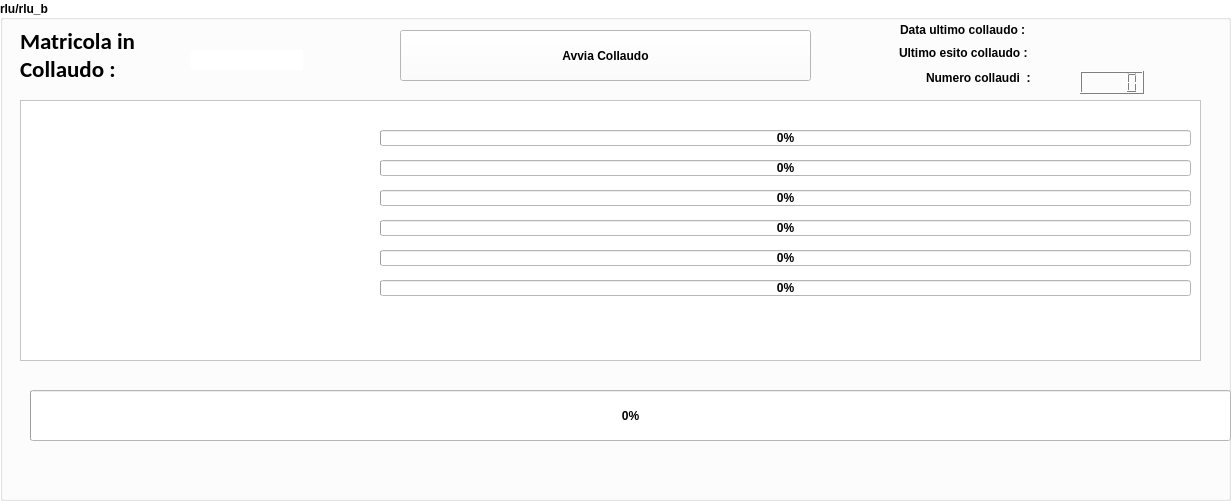
   <widget class="QGroupBox" name="groupBox">
    <property name="enabled">
     <bool>true</bool>
    </property>
    <property name="geometry">
     <rect>
      <x>30</x>
      <y>300</y>
      <width>1231</width>
      <height>501</height>
     </rect>
    </property>
    <property name="palette">
     <palette>
      <active>
       <colorrole role="WindowText">
        <brush brushstyle="SolidPattern">
         <color alpha="255">
          <red>0</red>
          <green>0</green>
          <blue>0</blue>
         </color>
        </brush>
       </colorrole>
       <colorrole role="Button">
        <brush brushstyle="SolidPattern">
         <color alpha="255">
          <red>255</red>
          <green>255</green>
          <blue>255</blue>
         </color>
        </brush>
       </colorrole>
       <colorrole role="Light">
        <brush brushstyle="SolidPattern">
         <color alpha="255">
          <red>255</red>
          <green>255</green>
          <blue>255</blue>
         </color>
        </brush>
       </colorrole>
       <colorrole role="Midlight">
        <brush brushstyle="SolidPattern">
         <color alpha="255">
          <red>255</red>
          <green>255</green>
          <blue>255</blue>
         </color>
        </brush>
       </colorrole>
       <colorrole role="Dark">
        <brush brushstyle="SolidPattern">
         <color alpha="255">
          <red>127</red>
          <green>127</green>
          <blue>127</blue>
         </color>
        </brush>
       </colorrole>
       <colorrole role="Mid">
        <brush brushstyle="SolidPattern">
         <color alpha="255">
          <red>170</red>
          <green>170</green>
          <blue>170</blue>
         </color>
        </brush>
       </colorrole>
       <colorrole role="Text">
        <brush brushstyle="SolidPattern">
         <color alpha="255">
          <red>0</red>
          <green>0</green>
          <blue>0</blue>
         </color>
        </brush>
       </colorrole>
       <colorrole role="BrightText">
        <brush brushstyle="SolidPattern">
         <color alpha="255">
          <red>255</red>
          <green>255</green>
          <blue>255</blue>
         </color>
        </brush>
       </colorrole>
       <colorrole role="ButtonText">
        <brush brushstyle="SolidPattern">
         <color alpha="255">
          <red>0</red>
          <green>0</green>
          <blue>0</blue>
         </color>
        </brush>
       </colorrole>
       <colorrole role="Base">
        <brush brushstyle="SolidPattern">
         <color alpha="255">
          <red>255</red>
          <green>255</green>
          <blue>255</blue>
         </color>
        </brush>
       </colorrole>
       <colorrole role="Window">
        <brush brushstyle="SolidPattern">
         <color alpha="255">
          <red>255</red>
          <green>255</green>
          <blue>255</blue>
         </color>
        </brush>
       </colorrole>
       <colorrole role="Shadow">
        <brush brushstyle="SolidPattern">
         <color alpha="255">
          <red>0</red>
          <green>0</green>
          <blue>0</blue>
         </color>
        </brush>
       </colorrole>
       <colorrole role="AlternateBase">
        <brush brushstyle="SolidPattern">
         <color alpha="255">
          <red>255</red>
          <green>255</green>
          <blue>255</blue>
         </color>
        </brush>
       </colorrole>
       <colorrole role="ToolTipBase">
        <brush brushstyle="SolidPattern">
         <color alpha="255">
          <red>255</red>
          <green>255</green>
          <blue>220</blue>
         </color>
        </brush>
       </colorrole>
       <colorrole role="ToolTipText">
        <brush brushstyle="SolidPattern">
         <color alpha="255">
          <red>0</red>
          <green>0</green>
          <blue>0</blue>
         </color>
        </brush>
       </colorrole>
      </active>
      <inactive>
       <colorrole role="WindowText">
        <brush brushstyle="SolidPattern">
         <color alpha="255">
          <red>0</red>
          <green>0</green>
          <blue>0</blue>
         </color>
        </brush>
       </colorrole>
       <colorrole role="Button">
        <brush brushstyle="SolidPattern">
         <color alpha="255">
          <red>255</red>
          <green>255</green>
          <blue>255</blue>
         </color>
        </brush>
       </colorrole>
       <colorrole role="Light">
        <brush brushstyle="SolidPattern">
         <color alpha="255">
          <red>255</red>
          <green>255</green>
          <blue>255</blue>
         </color>
        </brush>
       </colorrole>
       <colorrole role="Midlight">
        <brush brushstyle="SolidPattern">
         <color alpha="255">
          <red>255</red>
          <green>255</green>
          <blue>255</blue>
         </color>
        </brush>
       </colorrole>
       <colorrole role="Dark">
        <brush brushstyle="SolidPattern">
         <color alpha="255">
          <red>127</red>
          <green>127</green>
          <blue>127</blue>
         </color>
        </brush>
       </colorrole>
       <colorrole role="Mid">
        <brush brushstyle="SolidPattern">
         <color alpha="255">
          <red>170</red>
          <green>170</green>
          <blue>170</blue>
         </color>
        </brush>
       </colorrole>
       <colorrole role="Text">
        <brush brushstyle="SolidPattern">
         <color alpha="255">
          <red>0</red>
          <green>0</green>
          <blue>0</blue>
         </color>
        </brush>
       </colorrole>
       <colorrole role="BrightText">
        <brush brushstyle="SolidPattern">
         <color alpha="255">
          <red>255</red>
          <green>255</green>
          <blue>255</blue>
         </color>
        </brush>
       </colorrole>
       <colorrole role="ButtonText">
        <brush brushstyle="SolidPattern">
         <color alpha="255">
          <red>0</red>
          <green>0</green>
          <blue>0</blue>
         </color>
        </brush>
       </colorrole>
       <colorrole role="Base">
        <brush brushstyle="SolidPattern">
         <color alpha="255">
          <red>255</red>
          <green>255</green>
          <blue>255</blue>
         </color>
        </brush>
       </colorrole>
       <colorrole role="Window">
        <brush brushstyle="SolidPattern">
         <color alpha="255">
          <red>255</red>
          <green>255</green>
          <blue>255</blue>
         </color>
        </brush>
       </colorrole>
       <colorrole role="Shadow">
        <brush brushstyle="SolidPattern">
         <color alpha="255">
          <red>0</red>
          <green>0</green>
          <blue>0</blue>
         </color>
        </brush>
       </colorrole>
       <colorrole role="AlternateBase">
        <brush brushstyle="SolidPattern">
         <color alpha="255">
          <red>255</red>
          <green>255</green>
          <blue>255</blue>
         </color>
        </brush>
       </colorrole>
       <colorrole role="ToolTipBase">
        <brush brushstyle="SolidPattern">
         <color alpha="255">
          <red>255</red>
          <green>255</green>
          <blue>220</blue>
         </color>
        </brush>
       </colorrole>
       <colorrole role="ToolTipText">
        <brush brushstyle="SolidPattern">
         <color alpha="255">
          <red>0</red>
          <green>0</green>
          <blue>0</blue>
         </color>
        </brush>
       </colorrole>
      </inactive>
      <disabled>
       <colorrole role="WindowText">
        <brush brushstyle="SolidPattern">
         <color alpha="255">
          <red>127</red>
          <green>127</green>
          <blue>127</blue>
         </color>
        </brush>
       </colorrole>
       <colorrole role="Button">
        <brush brushstyle="SolidPattern">
         <color alpha="255">
          <red>255</red>
          <green>255</green>
          <blue>255</blue>
         </color>
        </brush>
       </colorrole>
       <colorrole role="Light">
        <brush brushstyle="SolidPattern">
         <color alpha="255">
          <red>255</red>
          <green>255</green>
          <blue>255</blue>
         </color>
        </brush>
       </colorrole>
       <colorrole role="Midlight">
        <brush brushstyle="SolidPattern">
         <color alpha="255">
          <red>255</red>
          <green>255</green>
          <blue>255</blue>
         </color>
        </brush>
       </colorrole>
       <colorrole role="Dark">
        <brush brushstyle="SolidPattern">
         <color alpha="255">
          <red>127</red>
          <green>127</green>
          <blue>127</blue>
         </color>
        </brush>
       </colorrole>
       <colorrole role="Mid">
        <brush brushstyle="SolidPattern">
         <color alpha="255">
          <red>170</red>
          <green>170</green>
          <blue>170</blue>
         </color>
        </brush>
       </colorrole>
       <colorrole role="Text">
        <brush brushstyle="SolidPattern">
         <color alpha="255">
          <red>127</red>
          <green>127</green>
          <blue>127</blue>
         </color>
        </brush>
       </colorrole>
       <colorrole role="BrightText">
        <brush brushstyle="SolidPattern">
         <color alpha="255">
          <red>255</red>
          <green>255</green>
          <blue>255</blue>
         </color>
        </brush>
       </colorrole>
       <colorrole role="ButtonText">
        <brush brushstyle="SolidPattern">
         <color alpha="255">
          <red>127</red>
          <green>127</green>
          <blue>127</blue>
         </color>
        </brush>
       </colorrole>
       <colorrole role="Base">
        <brush brushstyle="SolidPattern">
         <color alpha="255">
          <red>255</red>
          <green>255</green>
          <blue>255</blue>
         </color>
        </brush>
       </colorrole>
       <colorrole role="Window">
        <brush brushstyle="SolidPattern">
         <color alpha="255">
          <red>255</red>
          <green>255</green>
          <blue>255</blue>
         </color>
        </brush>
       </colorrole>
       <colorrole role="Shadow">
        <brush brushstyle="SolidPattern">
         <color alpha="255">
          <red>0</red>
          <green>0</green>
          <blue>0</blue>
         </color>
        </brush>
       </colorrole>
       <colorrole role="AlternateBase">
        <brush brushstyle="SolidPattern">
         <color alpha="255">
          <red>255</red>
          <green>255</green>
          <blue>255</blue>
         </color>
        </brush>
       </colorrole>
       <colorrole role="ToolTipBase">
        <brush brushstyle="SolidPattern">
         <color alpha="255">
          <red>255</red>
          <green>255</green>
          <blue>220</blue>
         </color>
        </brush>
       </colorrole>
       <colorrole role="ToolTipText">
        <brush brushstyle="SolidPattern">
         <color alpha="255">
          <red>0</red>
          <green>0</green>
          <blue>0</blue>
         </color>
        </brush>
       </colorrole>
      </disabled>
     </palette>
    </property>
    <property name="font">
     <font>
      <weight>75</weight>
      <bold>true</bold>
     </font>
    </property>
    <property name="autoFillBackground">
     <bool>true</bool>
    </property>
    <property name="title">
     <string>rlu/rlu_b</string>
    </property>
    <property name="alignment">
     <set>Qt::AlignLeading|Qt::AlignLeft|Qt::AlignVCenter</set>
    </property>
    <property name="flat">
     <bool>false</bool>
    </property>
    <property name="checkable">
     <bool>false</bool>
    </property>
    <widget class="QLabel" name="matricolaCollaudolabel">
     <property name="geometry">
      <rect>
       <x>20</x>
       <y>30</y>
       <width>121</width>
       <height>51</height>
      </rect>
     </property>
     <property name="font">
      <font>
       <family>Calibri</family>
       <pointsize>17</pointsize>
       <weight>75</weight>
       <bold>true</bold>
      </font>
     </property>
     <property name="text">
      <string>Matricola in 
Collaudo : </string>
     </property>
    </widget>
    <widget class="QLineEdit" name="MatricolaLineEdit">
     <property name="geometry">
      <rect>
       <x>190</x>
       <y>50</y>
       <width>113</width>
       <height>20</height>
      </rect>
     </property>
     <property name="font">
      <font>
       <weight>75</weight>
       <bold>true</bold>
      </font>
     </property>
     <property name="frame">
      <bool>false</bool>
     </property>
    </widget>
    <widget class="QProgressBar" name="progressBar">
     <property name="geometry">
      <rect>
       <x>30</x>
       <y>390</y>
       <width>1201</width>
       <height>51</height>
      </rect>
     </property>
     <property name="font">
      <font>
       <weight>75</weight>
       <bold>true</bold>
      </font>
     </property>
     <property name="value">
      <number>0</number>
     </property>
    </widget>
    <widget class="QLabel" name="ultimoEsito_label">
     <property name="geometry">
      <rect>
       <x>899</x>
       <y>43</y>
       <width>141</width>
       <height>20</height>
      </rect>
     </property>
     <property name="font">
      <font>
       <pointsize>9</pointsize>
       <weight>75</weight>
       <bold>true</bold>
      </font>
     </property>
     <property name="frameShape">
      <enum>QFrame::NoFrame</enum>
     </property>
     <property name="text">
      <string>Ultimo esito collaudo : </string>
     </property>
    </widget>
    <widget class="QLabel" name="numeroCollaudi_label">
     <property name="geometry">
      <rect>
       <x>926</x>
       <y>68</y>
       <width>111</width>
       <height>20</height>
      </rect>
     </property>
     <property name="font">
      <font>
       <pointsize>9</pointsize>
       <weight>75</weight>
       <bold>true</bold>
      </font>
     </property>
     <property name="frameShape">
      <enum>QFrame::NoFrame</enum>
     </property>
     <property name="text">
      <string>Numero collaudi  :</string>
     </property>
    </widget>
    <widget class="QLCDNumber" name="lcdNumber">
     <property name="geometry">
      <rect>
       <x>1080</x>
       <y>71</y>
       <width>64</width>
       <height>23</height>
      </rect>
     </property>
     <property name="font">
      <font>
       <weight>75</weight>
       <bold>true</bold>
      </font>
     </property>
    </widget>
    <widget class="QLabel" name="matCol_label">
     <property name="geometry">
      <rect>
       <x>129</x>
       <y>50</y>
       <width>261</width>
       <height>31</height>
      </rect>
     </property>
     <property name="font">
      <font>
       <family>Calibri</family>
       <pointsize>20</pointsize>
       <weight>75</weight>
       <italic>false</italic>
       <bold>true</bold>
      </font>
     </property>
     <property name="text">
      <string/>
     </property>
    </widget>
    <widget class="QListWidget" name="listWidget">
     <property name="enabled">
      <bool>true</bool>
     </property>
     <property name="geometry">
      <rect>
       <x>20</x>
       <y>100</y>
       <width>1181</width>
       <height>261</height>
      </rect>
     </property>
     <property name="font">
      <font>
       <weight>75</weight>
       <bold>true</bold>
      </font>
     </property>
     <property name="frameShape">
      <enum>QFrame::StyledPanel</enum>
     </property>
     <property name="frameShadow">
      <enum>QFrame::Sunken</enum>
     </property>
     <property name="autoScroll">
      <bool>true</bool>
     </property>
     <property name="dragEnabled">
      <bool>false</bool>
     </property>
     <property name="verticalScrollMode">
      <enum>QAbstractItemView::ScrollPerPixel</enum>
     </property>
     <property name="isWrapping" stdset="0">
      <bool>false</bool>
     </property>
    </widget>
    <widget class="QProgressBar" name="progressBar_2">
     <property name="enabled">
      <bool>true</bool>
     </property>
     <property name="geometry">
      <rect>
       <x>380</x>
       <y>130</y>
       <width>811</width>
       <height>16</height>
      </rect>
     </property>
     <property name="font">
      <font>
       <weight>75</weight>
       <bold>true</bold>
      </font>
     </property>
     <property name="maximum">
      <number>60</number>
     </property>
     <property name="value">
      <number>0</number>
     </property>
     <property name="invertedAppearance">
      <bool>false</bool>
     </property>
     <property name="textDirection">
      <enum>QProgressBar::TopToBottom</enum>
     </property>
     <property name="format">
      <string>%p%</string>
     </property>
    </widget>
    <widget class="QProgressBar" name="progressBar_3">
     <property name="geometry">
      <rect>
       <x>380</x>
       <y>160</y>
       <width>811</width>
       <height>16</height>
      </rect>
     </property>
     <property name="font">
      <font>
       <weight>75</weight>
       <bold>true</bold>
      </font>
     </property>
     <property name="maximum">
      <number>20</number>
     </property>
     <property name="value">
      <number>0</number>
     </property>
    </widget>
    <widget class="QProgressBar" name="progressBar_4">
     <property name="geometry">
      <rect>
       <x>380</x>
       <y>190</y>
       <width>811</width>
       <height>16</height>
      </rect>
     </property>
     <property name="font">
      <font>
       <weight>75</weight>
       <bold>true</bold>
      </font>
     </property>
     <property name="maximum">
      <number>50</number>
     </property>
     <property name="value">
      <number>0</number>
     </property>
    </widget>
    <widget class="QProgressBar" name="progressBar_5">
     <property name="geometry">
      <rect>
       <x>380</x>
       <y>220</y>
       <width>811</width>
       <height>16</height>
      </rect>
     </property>
     <property name="font">
      <font>
       <weight>75</weight>
       <bold>true</bold>
      </font>
     </property>
     <property name="maximum">
      <number>30</number>
     </property>
     <property name="value">
      <number>0</number>
     </property>
    </widget>
    <widget class="QProgressBar" name="progressBar_6">
     <property name="geometry">
      <rect>
       <x>380</x>
       <y>250</y>
       <width>811</width>
       <height>16</height>
      </rect>
     </property>
     <property name="font">
      <font>
       <weight>75</weight>
       <bold>true</bold>
      </font>
     </property>
     <property name="maximum">
      <number>30</number>
     </property>
     <property name="value">
      <number>0</number>
     </property>
    </widget>
    <widget class="QProgressBar" name="progressBar_7">
     <property name="geometry">
      <rect>
       <x>380</x>
       <y>280</y>
       <width>811</width>
       <height>16</height>
      </rect>
     </property>
     <property name="font">
      <font>
       <weight>75</weight>
       <bold>true</bold>
      </font>
     </property>
     <property name="toolTip">
      <string/>
     </property>
     <property name="maximum">
      <number>40</number>
     </property>
     <property name="value">
      <number>0</number>
     </property>
     <property name="textVisible">
      <bool>true</bool>
     </property>
    </widget>
    <widget class="QLabel" name="labelBar_1">
     <property name="geometry">
      <rect>
       <x>30</x>
       <y>140</y>
       <width>341</width>
       <height>20</height>
      </rect>
     </property>
     <property name="font">
      <font>
       <weight>75</weight>
       <bold>true</bold>
      </font>
     </property>
     <property name="text">
      <string/>
     </property>
    </widget>
    <widget class="QLabel" name="labelBar_2">
     <property name="geometry">
      <rect>
       <x>30</x>
       <y>160</y>
       <width>341</width>
       <height>20</height>
      </rect>
     </property>
     <property name="font">
      <font>
       <weight>75</weight>
       <bold>true</bold>
      </font>
     </property>
     <property name="text">
      <string/>
     </property>
    </widget>
    <widget class="QLabel" name="labelBar_3">
     <property name="geometry">
      <rect>
       <x>30</x>
       <y>190</y>
       <width>341</width>
       <height>20</height>
      </rect>
     </property>
     <property name="font">
      <font>
       <weight>75</weight>
       <bold>true</bold>
      </font>
     </property>
     <property name="text">
      <string/>
     </property>
    </widget>
    <widget class="QLabel" name="labelBar_4">
     <property name="geometry">
      <rect>
       <x>30</x>
       <y>220</y>
       <width>341</width>
       <height>20</height>
      </rect>
     </property>
     <property name="font">
      <font>
       <weight>75</weight>
       <bold>true</bold>
      </font>
     </property>
     <property name="text">
      <string/>
     </property>
    </widget>
    <widget class="QLabel" name="labelBar_5">
     <property name="geometry">
      <rect>
       <x>30</x>
       <y>250</y>
       <width>341</width>
       <height>20</height>
      </rect>
     </property>
     <property name="font">
      <font>
       <weight>75</weight>
       <bold>true</bold>
      </font>
     </property>
     <property name="text">
      <string/>
     </property>
    </widget>
    <widget class="QLabel" name="labelBar_6">
     <property name="geometry">
      <rect>
       <x>30</x>
       <y>280</y>
       <width>341</width>
       <height>20</height>
      </rect>
     </property>
     <property name="font">
      <font>
       <weight>75</weight>
       <bold>true</bold>
      </font>
     </property>
     <property name="text">
      <string/>
     </property>
    </widget>
    <widget class="QToolButton" name="avviaCollaudotoolButton">
     <property name="geometry">
      <rect>
       <x>400</x>
       <y>30</y>
       <width>411</width>
       <height>51</height>
      </rect>
     </property>
     <property name="font">
      <font>
       <weight>75</weight>
       <bold>true</bold>
      </font>
     </property>
     <property name="toolTip">
      <string>&lt;html&gt;&lt;head/&gt;&lt;body&gt;&lt;p&gt;&lt;br/&gt;&lt;/p&gt;&lt;/body&gt;&lt;/html&gt;</string>
     </property>
     <property name="text">
      <string>Avvia Collaudo</string>
     </property>
     <property name="iconSize">
      <size>
       <width>60</width>
       <height>60</height>
      </size>
     </property>
     <property name="checkable">
      <bool>false</bool>
     </property>
     <property name="toolButtonStyle">
      <enum>Qt::ToolButtonTextOnly</enum>
     </property>
    </widget>
    <widget class="QLabel" name="ultimoEsito_label_2">
     <property name="geometry">
      <rect>
       <x>1043</x>
       <y>43</y>
       <width>181</width>
       <height>20</height>
      </rect>
     </property>
     <property name="font">
      <font>
       <pointsize>9</pointsize>
       <weight>75</weight>
       <bold>true</bold>
      </font>
     </property>
     <property name="frameShape">
      <enum>QFrame::NoFrame</enum>
     </property>
     <property name="text">
      <string/>
     </property>
    </widget>
    <widget class="QLabel" name="data_label">
     <property name="geometry">
      <rect>
       <x>900</x>
       <y>20</y>
       <width>141</width>
       <height>20</height>
      </rect>
     </property>
     <property name="font">
      <font>
       <pointsize>9</pointsize>
       <weight>75</weight>
       <bold>true</bold>
      </font>
     </property>
     <property name="frameShape">
      <enum>QFrame::NoFrame</enum>
     </property>
     <property name="text">
      <string>Data ultimo collaudo : </string>
     </property>
    </widget>
    <widget class="QLabel" name="data_label_2">
     <property name="geometry">
      <rect>
       <x>1043</x>
       <y>21</y>
       <width>181</width>
       <height>20</height>
      </rect>
     </property>
     <property name="font">
      <font>
       <pointsize>9</pointsize>
       <weight>75</weight>
       <bold>true</bold>
      </font>
     </property>
     <property name="frameShape">
      <enum>QFrame::NoFrame</enum>
     </property>
     <property name="text">
      <string/>
     </property>
    </widget>
   </widget>
